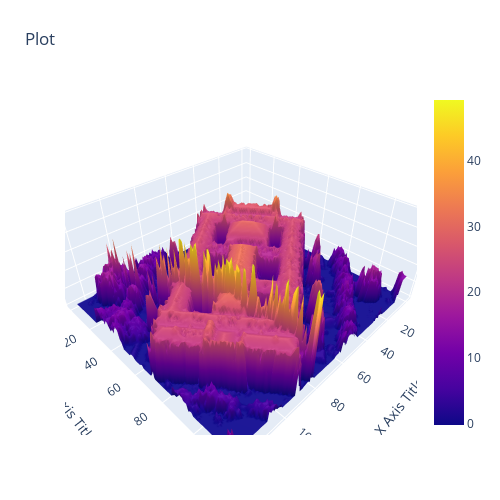

Notebook source saved alongside this figure:
### Code cell
visualizer.lookup('Leopold de Waelplaats 1, 2000 Antwerpen')

### Figure 1 — Plotly figure (JSON) as saved in the notebook; plotly's stock layout.template omitted (floating-point values rounded to 4 significant figures; data arrays with more than 128 entries replaced by an {"elided": "..."} marker saying what was removed)
{"data": [{"type": "surface", "x": {"elided": "118x127 int values"}, "y": {"elided": "118x127 int values"}, "z": {"elided": "118x127 float values"}}], "layout": {"autosize": false, "height": 500, "margin": {"b": 65, "l": 65, "r": 50, "t": 90}, "scene": {"aspectmode": "data", "xaxis": {"title": {"text": "X Axis Title"}}, "yaxis": {"title": {"text": "Y Axis Title"}}, "zaxis": {"title": {"text": "Z Axis Title"}}}, "title": {"text": "Plot"}, "width": 500}}
